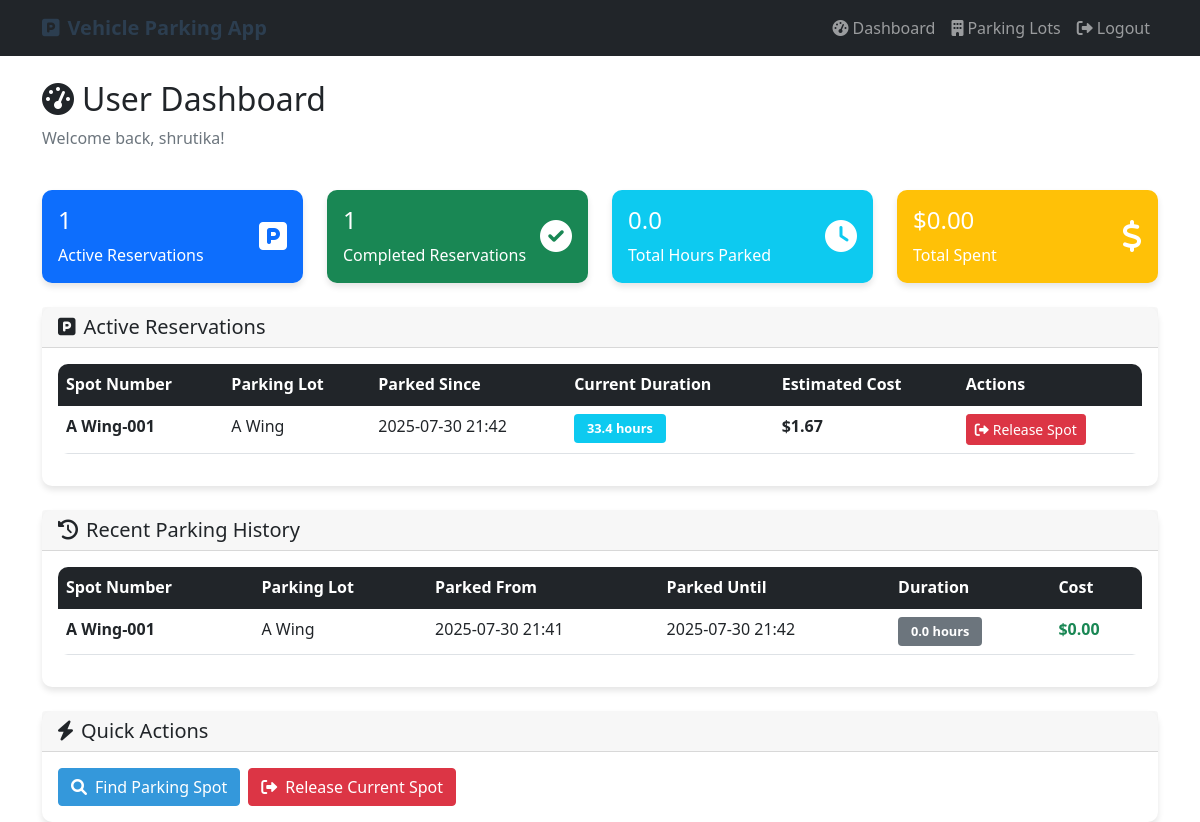
Page /user/dashboard (signed in) on the committed database.
### tables this page shows
CREATE TABLE users (
            id INTEGER PRIMARY KEY AUTOINCREMENT,
            username TEXT UNIQUE NOT NULL,
            email TEXT UNIQUE NOT NULL,
            password_hash TEXT NOT NULL,
            role TEXT DEFAULT 'user',
            created_at TIMESTAMP DEFAULT CURRENT_TIMESTAMP
        );

CREATE TABLE reservations (
            id INTEGER PRIMARY KEY AUTOINCREMENT,
            spot_id INTEGER NOT NULL,
            user_id INTEGER NOT NULL,
            parking_timestamp TIMESTAMP NOT NULL,
            leaving_timestamp TIMESTAMP,
            parking_cost REAL,
            status TEXT DEFAULT 'active',
            created_at TIMESTAMP DEFAULT CURRENT_TIMESTAMP,
            FOREIGN KEY (spot_id) REFERENCES parking_spots (id),
            FOREIGN KEY (user_id) REFERENCES users (id)
        );

CREATE TABLE parking_spots (
            id INTEGER PRIMARY KEY AUTOINCREMENT,
            lot_id INTEGER NOT NULL,
            spot_number TEXT NOT NULL,
            status TEXT DEFAULT 'A',
            created_at TIMESTAMP DEFAULT CURRENT_TIMESTAMP,
            FOREIGN KEY (lot_id) REFERENCES parking_lots (id)
        );

CREATE TABLE parking_lots (
            id INTEGER PRIMARY KEY AUTOINCREMENT,
            prime_location_name TEXT NOT NULL,
            price_per_hour REAL NOT NULL,
            address TEXT NOT NULL,
            pin_code TEXT NOT NULL,
            maximum_number_of_spots INTEGER NOT NULL,
            created_at TIMESTAMP DEFAULT CURRENT_TIMESTAMP
        );

### app.py (the view)
@app.route('/user/dashboard')
@login_required
def user_dashboard_route():
    return user_dashboard()

### app.py (called while the page is built)
@login_manager.user_loader
def load_user(user_id):
    db = get_db()
    user_row = db.execute('SELECT * FROM users WHERE id = ?', (user_id,)).fetchone()
    if user_row:
        return User(user_row)
    return None

@app.context_processor
def inject_now():
    return {'now': datetime.now(timezone.utc)}

### controllers/auth_controller.py (called while the page is built)
    @property
    def is_authenticated(self):
        return True

### models/database.py (called while the page is built)
def get_db():
    if 'db' not in g:
        g.db = sqlite3.connect(DATABASE)
        g.db.row_factory = sqlite3.Row
    return g.db

### templates/user_dashboard.html (shortened to what this page needs)
{% extends "base.html" %}
{% block content %}
<div class="row mb-4">
    <div class="col-12">
        <h2><i class="fas fa-tachometer-alt me-2"></i>User Dashboard</h2>
        <p class="text-muted">Welcome back, {{ current_user.username }}!</p>
    </div>
</div>
<div class="row g-4 mb-4">
    <div class="col-md-3">
        <div class="card bg-primary text-white">
            <div class="card-body">
                <div class="d-flex justify-content-between">
                    <div>
                        <h4 class="card-title">{{ active_reservations|length }}</h4>
                        <p class="card-text">Active Reservations</p>
                    </div>
                    <div class="align-self-center">
                        <i class="fas fa-parking fa-2x"></i>
                    </div>
                </div>
            </div>
        </div>
    </div>
    <div class="col-md-3">
        <div class="card bg-success text-white">
            <div class="card-body">
                <div class="d-flex justify-content-between">
                    <div>
                        <h4 class="card-title">{{ completed_reservations|length }}</h4>
                        <p class="card-text">Completed Reservations</p>
                    </div>
                    <div class="align-self-center">
                        <i class="fas fa-check-circle fa-2x"></i>
                    </div>
                </div>
            </div>
        </div>
    </div>
    <div class="col-md-3">
        <div class="card bg-info text-white">
            <div class="card-body">
                <div class="d-flex justify-content-between">
                    <div>
                        <h4 class="card-title">{{ "%.1f"|format(total_parking_time) }}</h4>
                        <p class="card-text">Total Hours Parked</p>
                    </div>
                    <div class="align-self-center">
                        <i class="fas fa-clock fa-2x"></i>
                    </div>
                </div>
            </div>
        </div>
    </div>
    <div class="col-md-3">
        <div class="card bg-warning text-white">
            <div class="card-body">
                <div class="d-flex justify-content-between">
                    <div>
                        <h4 class="card-title">${{ "%.2f"|format(total_cost) }}</h4>
                        <p class="card-text">Total Spent</p>
                    </div>
                    <div class="align-self-center">
                        <i class="fas fa-dollar-sign fa-2x"></i>
                    </div>
                </div>
            </div>
        </div>
    </div>
</div>
<div class="row mb-4">
    <div class="col-12">
        <div class="card">
            <div class="card-header">
                <h5 class="mb-0"><i class="fas fa-parking me-2"></i>Active Reservations</h5>
            </div>
            <div class="card-body">
                {% if active_reservations %}
                    <div class="table-responsive">
                        <table class="table table-hover">
                            <thead class="table-dark">
                                <tr>
                                    <th>Spot Number</th>
                                    <th>Parking Lot</th>
                                    <th>Parked Since</th>
                                    <th>Current Duration</th>
                                    <th>Estimated Cost</th>
                                    <th>Actions</th>
                                </tr>
                            </thead>
                            <tbody>
                                {% for reservation in active_reservations %}
                                    <tr>
                                        <td>
                                            <strong>{{ reservation.spot_number }}</strong>
                                        </td>
                                        <td>{{ reservation.prime_location_name }}</td>
                                        <td>
                                            {% if reservation.parking_timestamp is string %}
                                                {{ reservation.parking_timestamp[:16] }}
                                            {% else %}
                                                {{ reservation.parking_timestamp.strftime('%Y-%m-%d %H:%M') }}
                                            {% endif %}
                                        </td>
                                        <td>
                                            <span class="badge bg-info">{{ "%.1f"|format(reservation.current_duration) }} hours</span>
                                        </td>
                                        <td>
                                            <strong>${{ "%.2f"|format(reservation.estimated_cost) }}</strong>
                                        </td>
                                        <td>
                                            <a href="{{ url_for('release_spot_route', reservation_id=reservation.id) }}"
                                               class="btn btn-sm btn-danger"
                                               onclick="return confirm('Are you sure you want to release this parking spot?')">
                                                <i class="fas fa-sign-out-alt me-1"></i>Release Spot
                                            </a>
                                        </td>
                                    </tr>
                                {% endfor %}
                            </tbody>
                        </table>
                    </div>
                {% endif %}
            </div>
        </div>
    </div>
</div>
<div class="row">
    <div class="col-12">
        <div class="card">
            <div class="card-header">
                <h5 class="mb-0"><i class="fas fa-history me-2"></i>Recent Parking History</h5>
            </div>
            <div class="card-body">
                {% if completed_reservations %}
                    <div class="table-responsive">
                        <table class="table table-hover">
                            <thead class="table-dark">
                                <tr>
                                    <th>Spot Number</th>
                                    <th>Parking Lot</th>
                                    <th>Parked From</th>
                                    <th>Parked Until</th>
                                    <th>Duration</th>
                                    <th>Cost</th>
                                </tr>
                            </thead>
                            <tbody>
                                {% for reservation in completed_reservations %}
                                    <tr>
                                        <td>
                                            <strong>{{ reservation.spot_number }}</strong>
                                        </td>
                                        <td>{{ reservation.prime_location_name }}</td>
                                        <td>
                                            {% if reservation.parking_timestamp is string %}
                                                {{ reservation.parking_timestamp[:16] }}
                                            {% else %}
                                                {{ reservation.parking_timestamp.strftime('%Y-%m-%d %H:%M') }}
                                            {% endif %}
                                        </td>
                                        <td>
                                            {% if reservation.leaving_timestamp is string %}
                                                {{ reservation.leaving_timestamp[:16] }}
                                            {% else %}
                                                {{ reservation.leaving_timestamp.strftime('%Y-%m-%d %H:%M') }}
                                            {% endif %}
                                        </td>
                                        <td>
                                            <span class="badge bg-secondary">{{ "%.1f"|format(reservation.duration) }} hours</span>
                                        </td>
                                        <td>
                                            <strong class="text-success">${{ "%.2f"|format(reservation.parking_cost) }}</strong>
                                        </td>
                                    </tr>
                                {% endfor %}
                            </tbody>
                        </table>
                    </div>
                {% else %}
                    <div class="text-center py-4">
                        <i class="fas fa-history fa-3x text-muted mb-3"></i>
                        <h5 class="text-muted">No parking history</h5>
                        <p class="text-muted">Your completed parking sessions will appear here.</p>
                    </div>
                {% endif %}
            </div>
        </div>
    </div>
</div>
<div class="row mt-4">
    <div class="col-12">
        <div class="card">
            <div class="card-header">
                <h5 class="mb-0"><i class="fas fa-bolt me-2"></i>Quick Actions</h5>
            </div>
            <div class="card-body">
                <div class="d-grid gap-2 d-md-flex">
                    <a href="{{ url_for('user_parking_lots_route') }}" class="btn btn-primary">
                        <i class="fas fa-search me-2"></i>Find Parking Spot
                    </a>
                    {% if active_reservations %}
                        <a href="{{ url_for('release_spot_route', reservation_id=active_reservations[0].id) }}"
                           class="btn btn-danger"
                           onclick="return confirm('Are you sure you want to release your parking spot?')">
                            <i class="fas fa-sign-out-alt me-2"></i>Release Current Spot
                        </a>
                    {% endif %}
                </div>
            </div>
        </div>
    </div>
</div>
{% endblock %}

### static/css/style.css (style rules this page uses)
.card { box-shadow: 0 4px 6px rgba(0, 0, 0, 0.1); border: none; border-radius: 10px; transition: transform 0.2s ease-in-out; }
.btn-primary { background-color: #3498db; border-color: #3498db; }
.table { border-radius: 10px; overflow: hidden; }
.badge { font-size: 0.8rem; padding: 0.5rem 0.8rem; }

### rows in the picture
users: username "shrutika"
reservations: spot_number "A Wing-001", prime_location_name "A Wing", parking_timestamp "2025-07-30 21:42", current_duration "33.4", estimated_cost "1.67"
reservations: spot_number "A Wing-001", prime_location_name "A Wing", parking_timestamp "2025-07-30 21:41", leaving_timestamp "2025-07-30 21:42", duration "0.0", parking_cost "0.00"

### other values in the picture
{{ active_reservations|length }} "1"
{{ completed_reservations|length }} "1"
{{ "%.1f"|format(total_parking_time) }} "0.0"
{{ "%.2f"|format(total_cost) }} "0.00"
